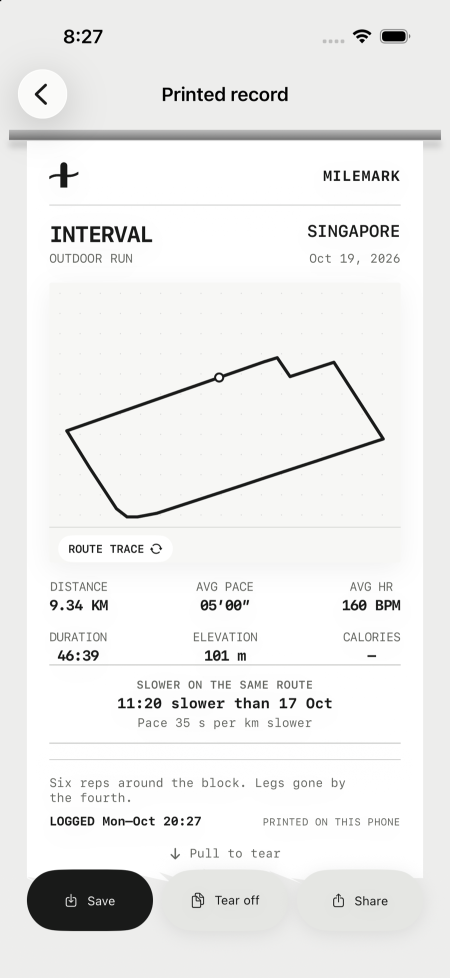
#> input picture Screenshots/02-receipt-route.png, 900 x 1956 px, found by its file name (shown at 1/2 size)
$ python capture-glass.py
#> lines starting #> are read from the running program, lines starting #| are printed output that depends on the picture
#!/usr/bin/env python3
"""Captures a close-up of the receipt's action bar, so the Liquid Glass can be
seen rather than taken on trust.

The bar is found by looking for the row with the most ink in it, so the crop
lands on the buttons however the receipt is laid out.

Usage: python3 design/capture-glass.py [device name]
"""
import pathlib
import sys

from PIL import Image, ImageDraw, ImageFont

ROOT = pathlib.Path(__file__).resolve().parent.parent
SHOTS = ROOT / ".captures"
OUT = ROOT / "Screenshots"

source = SHOTS / "02-receipt-route.png"
if not source.exists():
    sys.exit("Run design/capture-screenshots.sh first.")

device = sys.argv[1] if len(sys.argv) > 1 else "iPhone 17 Pro"

image = Image.open(source).convert("RGB")
width, height = image.size
#> width = 900; height = 1956

# The Save button is solid ink, so the row with the most ink is the bar.
best_row, best_ink = 0, 0
for y in range(0, height, 4):
    ink = sum(1 for x in range(0, width, 6) if sum(image.getpixel((x, y))) < 180)
    if ink > best_ink:
        best_ink, best_row = ink, y
#> this loop made 489 passes
#> (ink, best_ink, best_row) on passes 1, 16, 17, 47, 115, 437, 438, 439, 440, 441, 442, 443: (1, 1, 0), (7, 7, 60), (16, 16, 64), (23, 23, 184), (27, 27, 456), (29, 29, 1744), (32, 32, 1748), (34, 34, 1752), (35, 35, 1756), (37, 37, 1760), (38, 38, 1764), (39, 39, 1768)
#> ink on passes 2 to 7: 0, 0, 0, 0, 0, 0
#> after the loop, best_ink = 44; best_row = 1792

crop_height = 250
top = max(0, best_row - 165)
#> top = 1627
crop = image.crop((0, top, width, min(height, top + crop_height)))
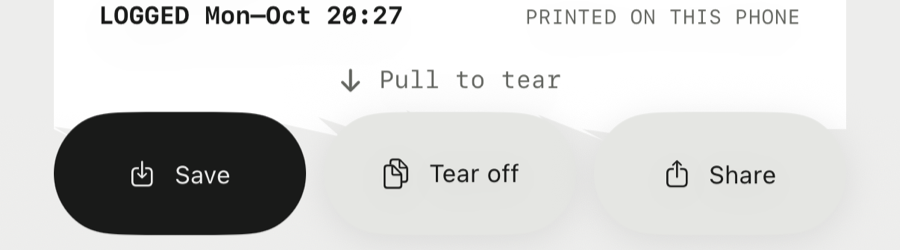
#> crop: PIL image 900x250 RGB; mean R, G, B 211.5, 211.9, 210.8

# The plate the close-up sits on.
padding = 44
caption_height = 62
plate = Image.new("RGB", (width + padding * 2, crop.height + caption_height + padding), (233, 233, 230))
plate.paste(crop, (padding, padding))
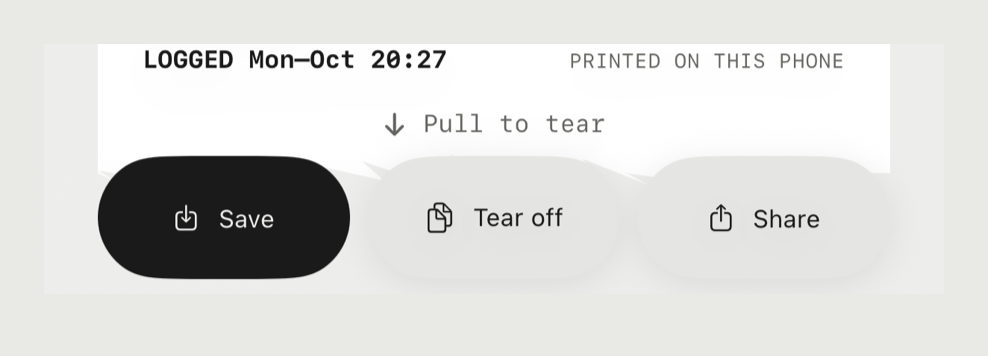
#> plate: PIL image 988x356 RGB; mean R, G, B 219.2, 219.5, 217.7
draw = ImageDraw.Draw(plate)

font_path = "/System/Library/Fonts/SFNS.ttf"
try:
    font = ImageFont.truetype(font_path, 15)
except OSError:
    font = ImageFont.load_default()

caption = "THE ACTION BAR — LIQUID GLASS, WHERE THE SYSTEM PROVIDES IT"
text_y = padding + crop.height + 20
#> text_y = 314
draw.text((padding, text_y), caption, font=font, fill=(110, 113, 107))

OUT.mkdir(parents=True, exist_ok=True)
target = OUT / "glass-action-bar.png"
plate.save(target)
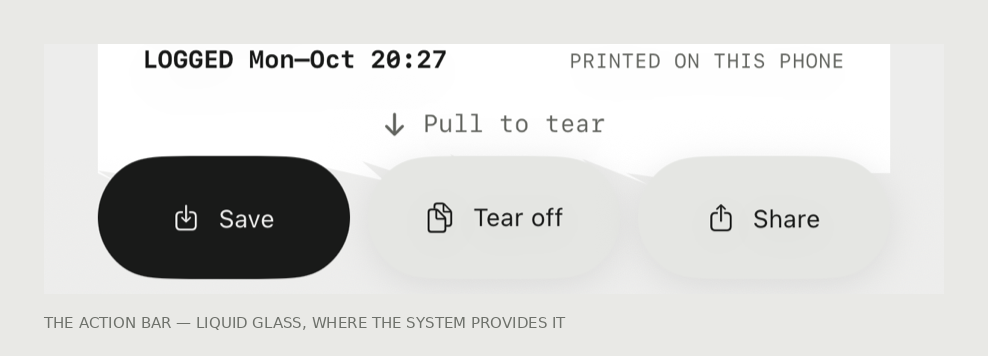
#> saved as glass-action-bar.png: PIL image 988x356 RGB; mean R, G, B 218.7, 219, 217.1
print(f"  {target}")
print(f"  captured on {device}")

$ run again, with Screenshots/04-receipt-pace.png copied over Screenshots/02-receipt-route.png
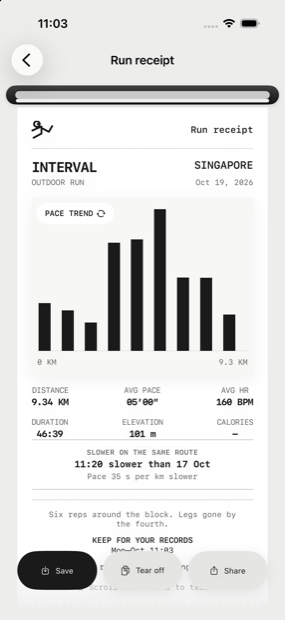
#> input picture Screenshots/04-receipt-pace.png, 285 x 620 px, found by its file name
#> the loop `for y in range(0, height, 4):` made 155 passes
#> (ink, best_ink, best_row) on passes 1, 6, 23: (1, 1, 0), (4, 4, 20), (44, 44, 88)
#> after the loop `for y in range(0, height, 4):`: best_ink = 44; best_row = 88
#> top = 0
#> `crop = image.crop((0, top, width, min(height, top + crop_height)))`:
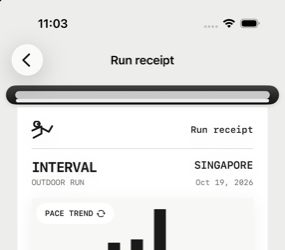
#> crop: PIL image 285x250 RGB; mean R, G, B 230.3, 230.3, 229.6
#> `plate.save(target)`:
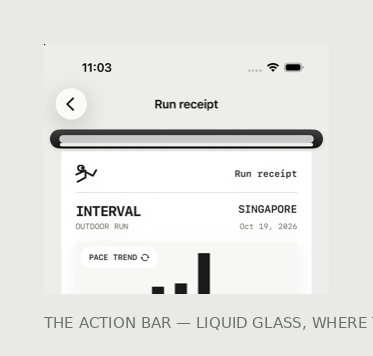
#> saved as glass-action-bar.png: PIL image 373x356 RGB; mean R, G, B 230.7, 230.7, 228.9
